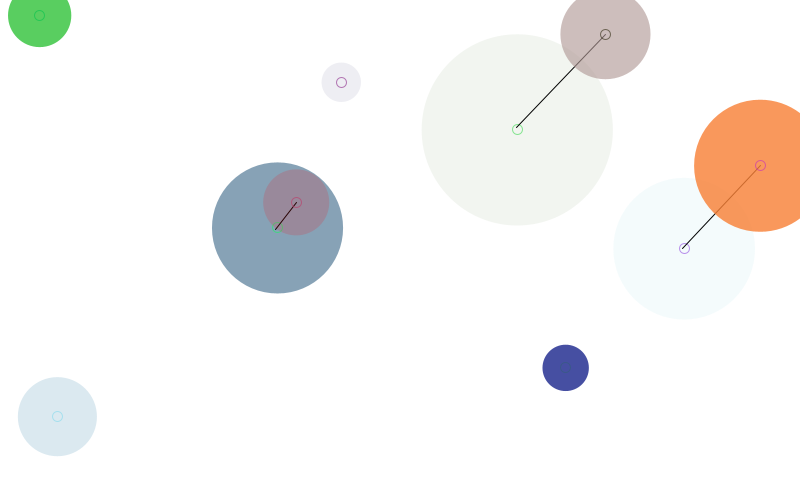
Frame 1 (no input)
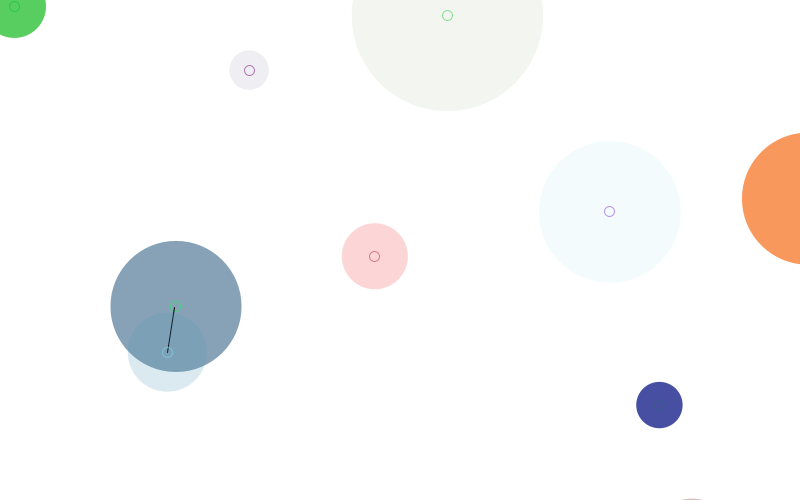
Frame 60 (the mouse pressed at the canvas centre just before this capture)
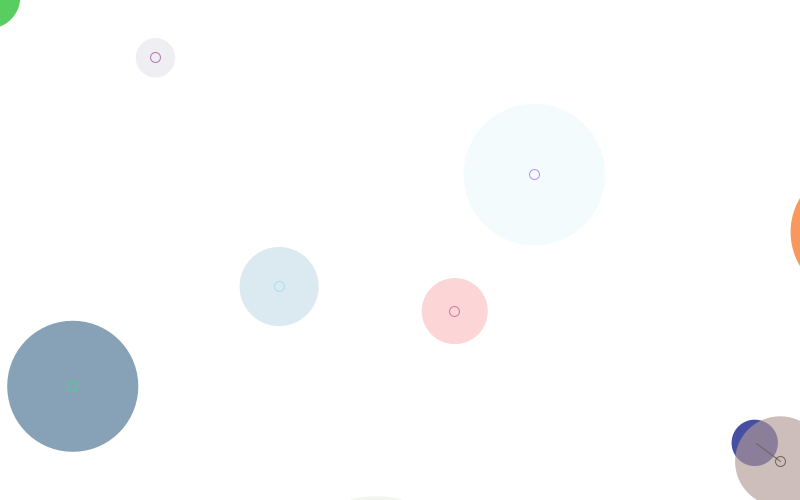
Frame 120 (the mouse held since frame 60 and released just before this capture)

The Processing sketch that drew these frames (run headless with seeded random() and noise(); from frame 60 on, the mouse is pressed at the canvas centre):

// Processing sketch: processing_147545
// ── processing_147545.pde

int nCircles = 10;
Circle[] circles = {};   

void setup() {
  size(800, 500); 
  background(255);
  smooth();
  strokeWeight(1);
  fill(150, 50);
  newCircles();
}

void draw() {
  background(255);
  for (int i=0; i < circles.length; i++) {
    if (!keyPressed || (key != 'n')) {
      circles[i].drawMe();
    }  
    if (!keyPressed || (key != 'b')) {
      circles[i].moveMe();
    }  
    if (!keyPressed || (key != 'm')) {
      circles[i].linkMe();
    }
  }
}

void newCircles() {
  for (int i=0; i < nCircles; i++) { 
    circles = (Circle[]) append(circles, new Circle(circles.length));
  }
}

void mouseReleased() {
  newCircles();
}


class Circle {

  int id; // identificatore univoco
  float x, y; // coordinate del centro
  float radius; // raggio
  color centercol, fillcol; // colori del centro e del contenuto 
  float alpha; // trasparenza
  float xmove, ymove; // vettore di movimento (direzione e velocità )
  
  Circle(int _id) {
    id = _id;
    x = random(width);
    y = random(height);
    radius = random(10, 100); 
    centercol = color(random(255), random(255), random(255));
    fillcol = color(random(255), random(255), random(255));
    alpha = random(255);
    xmove = random(-2, 2);   
    ymove = random(-2, 2);  
  }
  
  void drawMe() { 
    noStroke(); 
    fill(fillcol, alpha);
    ellipse(x, y, radius*2, radius*2);
    stroke(centercol, 150);
    noFill();
    ellipse(x, y, 10, 10);
  }
  
  void moveMe() {
    x += xmove;
    y += ymove;
    if (x > (width + radius))   x = 0 - radius; 
    if (x < (0 - radius))       x = width + radius; 
    if (y > (height + radius))  y = 0 - radius; 
    if (y < (0 - radius))       y = height + radius; 
  }
  
  void linkMe() {
    for (int i = id + 1; i < circles.length; i++) {
      float dis = dist(x, y, circles[i].x, circles[i].y); 
      float overlap = dis - radius - circles[i].radius; 
      if (overlap < 0) { 
        stroke(0);
        line(x, y, circles[i].x, circles[i].y);
      }
    } 
  }
  
}
